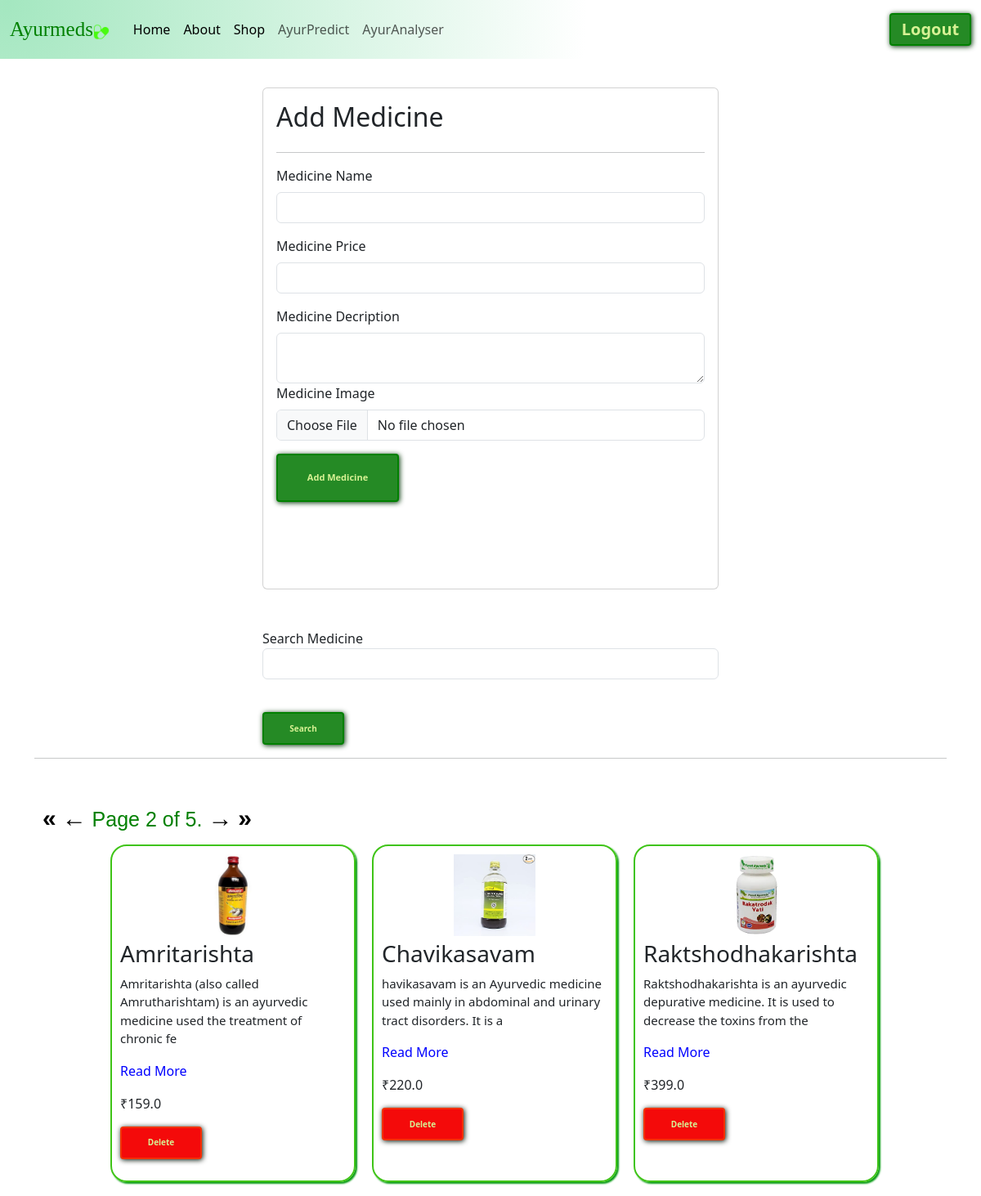
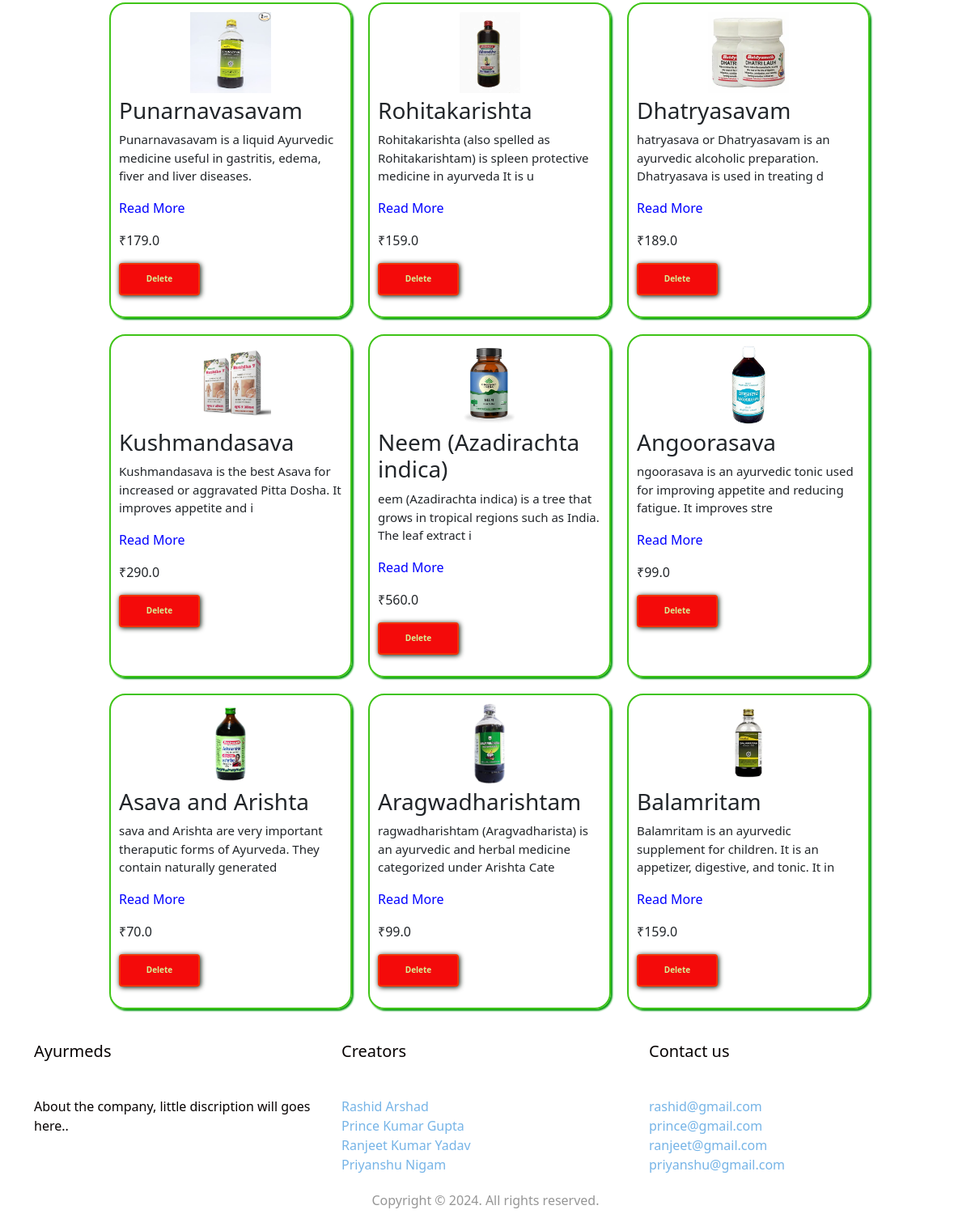
The page /medicines/?page=2 (signed in) on the database its author committed (2 pictures, top to bottom).
### vedassist/models.py (models this page shows)
class Medicine(models.Model):
    user =models.ForeignKey(User , on_delete=models.SET_NULL , null=True,blank=True)
    medicine_name = models.CharField(max_length=100)
    medicine_price = models.FloatField(default=10.00)
    medicine_description= models.TextField(default="Default description")
    medicine_image = models.ImageField(upload_to = "medicine")
    medicine_view_count=models.IntegerField(default=1)

### vedassist/views.py (the view, shortened to what this page needs)
# urls.py: path('medicines/' , views.medicines, name="medicines"),
@login_required(login_url='login')
def medicines(request):
    queryset = Medicine.objects.all()
    paginator = Paginator(queryset, 12)
    page_number = request.GET.get("page", 1)
    page_obj = paginator.get_page(page_number)
    context = {'page_obj': page_obj, 'medicines': page_obj}
    return render(request, 'medicines.html', context)

### vedassist/templates/medicines.html (shortened to what this page needs)
{% extends "base.html"%}
{% block start %}
<link rel="stylesheet" href="../static/shop.css">
<h4 class="wel"> Welcome
{{request.user}}
</h4>
<div class = "container mt-5">
    <form class= "col-6 mx-auto card p-3 shadow.lg" method="POST" enctype="multipart/form-data">
      <h2> Add Medicine </h2>
      <hr>
        <div class="mb-3">
          <label for="exampleInputEmail1" class="form-label">Medicine Name</label>
          <input name="medicine_name"  required type="text" class="form-control">
        </div>
        <div class="mb-3">
          <label for="exampleInputEmail1" class="form-label">Medicine Price</label>
          <input name="medicine_price"  required type="number" class="form-control">
        </div>
        <div class="mb-6">
          <label for="exampleInputPassword1" class="form-label">Medicine Decription</label>
          <textarea class="form-control" name="medicine_description" required> </textarea>
        </div>
        <div class="mb-3">
          <label for="exampleInputPassword1" class="form-label">Medicine Image</label>
          <input name ="medicine_image" required type="file" class="form-control">
        </div>
        <button type="submit" class="btn3" style="font-size: 11px;">Add Medicine</button>
    </form>
    <div class="mt-5">
      <div class="mx-auto col-6">
        <form>
          <div class="mb-3"
            <label for="exampleInputEmail1" class="form-label">Search Medicine</label>
            <input name="search" type="text" class="form-control">
          </div>
          <br>
          <button type="submit" class="btn4">Search</button>
        </form>
    </div>
<hr>
<br>
<div class="pagination">
  <span class="step-links">
    {% if page_obj.has_previous %}
      <a href="?page=1"><button class="pre">&laquo;</button></a>
      <a href="?page={{ page_obj.previous_page_number }}"><button class="pre">←</button></a>
    {% endif %}
    <span class="current">
      Page {{ page_obj.number }} of {{ page_obj.paginator.num_pages }}.
    </span>
    {% if page_obj.has_next %}
      <a href="?page={{ page_obj.next_page_number }}"><button class="pre">→</button></a>
      <a href="?page={{ page_obj.paginator.num_pages }}"><button class="pre">&raquo;</button></a>
    {% endif %}
  </span>
</div>
      <div class="card2">
        {% for medicine in medicines %}
        <div class="card_con2">
          <center><img src ="/media/{{medicine.medicine_image}}" style="height : 100px; margin-bottom: 5px;" ></center>
          <h3>{{medicine.medicine_name}}</h3>
          <p class="text" id="text{{medicine.id}}">{{medicine.medicine_description | slice:"1:100"}}<span class="moretext">{{medicine.medicine_description | slice:"100:"}}</span></p>
          <p class="readmore" id="readmore{{medicine.id}}" onclick="expand({{medicine.id}})">Read More</p>
          <p>
            ₹{{ medicine.medicine_price }}
          </p>
           <p>
            <a href ="/delete-medicine/{{medicine.id}}/"><button class ="btn5">Delete</button></a>
           </p>
        </div>
        {% endfor %}
    </div>
</div>
</div>
{% endblock %}

### vedassist/static/test.css (style rules this page uses)
* { margin: 0; padding: 0; cursor: url(../static/images/cursor.png),auto; }
.btn3 { padding: 1.1rem 2rem; background: none; border: 2px solid green; font-size: 15px; color: #d7f194; cursor: pointer; position: relative; overflow: hidden; transition: all 0.3s; border-radius: 4px; background-color: rgb(37, 138, 37); font-weight: bolder; box-shadow: 1px 1px 6px #013405; width: 160px; height: 59px; margin-top: 0; margin-bottom: 90px; }
.btn3:before { content: ""; position: absolute; width: 100px; height: 120%; background-color: #b3f50e; top: 50%; transform: skewX(30deg) translate(-150%,-50%); transition: all 0.5s; overflow: hidden; }

### vedassist/static/shop.css (style rules this page uses)
* { margin: 0; padding: 0; cursor: url(../static/images/cursor.png),auto; }
.card2 { display: flex; justify-content: center; flex-flow: row wrap; gap: 20px; padding-left: 10px; padding-bottom: 20px; }
.card_con2 { width: 300px; height: auto; padding: 10px; border: 2px solid rgb(63, 196, 23); border-radius: 20px; box-shadow:2px 2px 2px #079b13; }
.pagination { padding: 10px; font-size: 25px; font-family: 'Franklin Gothic Medium', 'Arial Narrow', Arial, sans-serif; color: green; }
.pre { border: transparent; background: transparent; font-weight: 600; font-family: 'Franklin Gothic Medium', 'Arial Narrow', Arial, sans-serif; font-size: 30px; }
.wel { color: green; font-family: cursive; z-index: 999; margin-top: 30px; }
.btn3 { padding: 1.1rem 2rem; background: none; border: 2px solid green; font-size: 15px; color: #d7f194; cursor: pointer; position: relative; overflow: hidden; transition: all 0.3s; border-radius: 4px; background-color: rgb(37, 138, 37); font-weight: bolder; box-shadow: 1px 1px 6px #013405; width: 150px; height: 59px; margin-top: 0; margin-bottom: 90px; }
.btn3:before { content: ""; position: absolute; width: 100px; height: 120%; background-color: #b3f50e; top: 50%; transform: skewX(30deg) translate(-150%,-50%); transition: all 0.5s; overflow: hidden; }
.btn4 { padding: 0.65rem 1rem; background: none; border: 2px solid green; font-size: 10px; color: #d7f194; cursor: pointer; position: relative; overflow: hidden; transition: all 0.3s; border-radius: 4px; background-color: rgb(37, 138, 37); font-weight: bolder; box-shadow: 1px 1px 6px #013405; width: 100px; height: 40px; margin-top: 0; }
.btn4:before { content: ""; position: absolute; width: 100px; height: 120%; background-color: #b3f50e; top: 50%; transform: skewX(30deg) translate(-150%,-50%); transition: all 0.5s; overflow: hidden; }
.btn5 { padding: 0.65rem 1rem; background: none; border: 2px solid rgb(243, 49, 5); font-size: 10px; color: #d7f194; cursor: pointer; position: relative; overflow: hidden; transition: all 0.3s; border-radius: 4px; background-color: rgb(244, 10, 10); font-weight: bolder; box-shadow: 1px 1px 6px #020f03; width: 100px; height: 40px; margin-top: 0; }
.btn5:before { content: ""; position: absolute; width: 100px; height: 120%; background-color: #f52d0e; top: 50%; transform: skewX(30deg) translate(-150%,-50%); transition: all 0.5s; overflow: hidden; }
.readmore { color: blue; cursor: pointer; }
.text { font-size: 15px; }

### vedassist/templates/base.html (style rules this page uses)
* { margin: 0; padding: 0; cursor: url('../static/images/cursor.png'),auto; }

### rows shown on the page
Medicine: medicine_image (picture), medicine_name "Amritarishta", medicine_description "Amritarishta (also called Amrutharishtam) is an ayurvedic medicine used the treatment of chronic fe", medicine_price "159.0"
Medicine: medicine_image (picture), medicine_name "Chavikasavam", medicine_description "havikasavam is an Ayurvedic medicine used mainly in abdominal and urinary tract disorders. It is a", medicine_price "220.0"
Medicine: medicine_image (picture), medicine_name "Raktshodhakarishta", medicine_description "Raktshodhakarishta is an ayurvedic depurative medicine. It is used to decrease the toxins from the", medicine_price "399.0"
Medicine: medicine_image (picture), medicine_name "Punarnavasavam", medicine_description "Punarnavasavam is a liquid Ayurvedic medicine useful in gastritis, edema, fiver and liver diseases.", medicine_price "179.0"
Medicine: medicine_image (picture), medicine_name "Rohitakarishta", medicine_description "Rohitakarishta (also spelled as Rohitakarishtam) is spleen protective medicine in ayurveda It is u", medicine_price "159.0"
Medicine: medicine_image (picture), medicine_name "Dhatryasavam", medicine_description "hatryasava or Dhatryasavam is an ayurvedic alcoholic preparation. Dhatryasava is used in treating d", medicine_price "189.0"
Medicine: medicine_image (picture), medicine_name "Kushmandasava", medicine_description "Kushmandasava is the best Asava for increased or aggravated Pitta Dosha. It improves appetite and i", medicine_price "290.0"
Medicine: medicine_image (picture), medicine_name "Neem (Azadirachta indica)", medicine_description "eem (Azadirachta indica) is a tree that grows in tropical regions such as India. The leaf extract i", medicine_price "560.0"
Medicine: medicine_image (picture), medicine_name "Angoorasava", medicine_description "ngoorasava is an ayurvedic tonic used for improving appetite and reducing fatigue. It improves stre", medicine_price "99.0"
Medicine: medicine_image (picture), medicine_name "Asava and Arishta", medicine_description "sava and Arishta are very important theraputic forms of Ayurveda. They contain naturally generated", medicine_price "70.0"
Medicine: medicine_image (picture), medicine_name "Aragwadharishtam", medicine_description "ragwadharishtam (Aragvadharista) is an ayurvedic and herbal medicine categorized under Arishta Cate", medicine_price "99.0"
Medicine: medicine_image (picture), medicine_name "Balamritam", medicine_description "Balamritam is an ayurvedic supplement for children. It is an appetizer, digestive, and tonic. It in", medicine_price "159.0"

### other values the page prints
{{ request.user }} "ayush07"
{{ page_obj.number }} "2"
{{ page_obj.paginator.num_pages }} "5"
